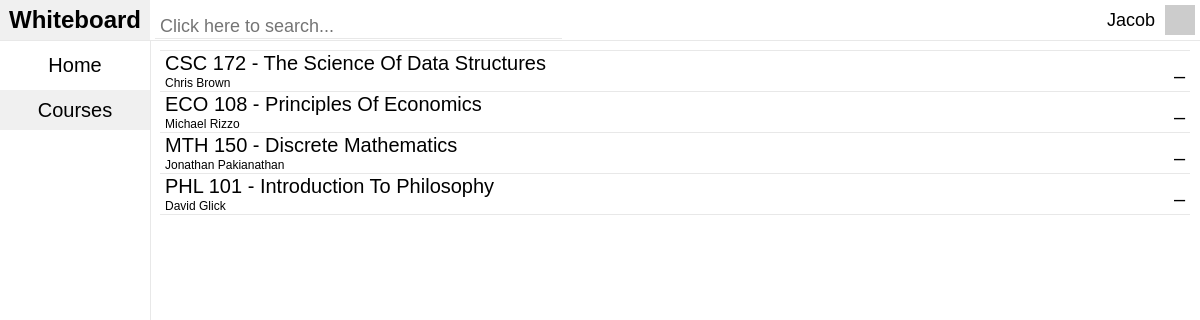
The app's page /site/courses.php (signed in) with its own data.
### tables this page shows
CREATE TABLE `sectionStudents` (
`sectionStudentID` int(10) unsigned NOT NULL,
  `is_active` tinyint(1) NOT NULL,
  `userID` int(10) unsigned NOT NULL,
  `sectionID` int(10) unsigned NOT NULL,
  `is_pass_fail` tinyint(1) NOT NULL,
  `is_satisfactory_fail` tinyint(1) NOT NULL,
  `is_no_credit` tinyint(1) NOT NULL
);

CREATE TABLE `courses` (
`courseID` int(10) unsigned NOT NULL,
  `school` varchar(64) NOT NULL,
  `department` char(3) NOT NULL,
  `number` smallint(3) unsigned NOT NULL,
  `type` enum('MAIN_COURSE','LAB','RECITATION','WORKSHOP') NOT NULL,
  `title` varchar(64) NOT NULL,
  `description` text NOT NULL,
  `credits` decimal(2,1) unsigned NOT NULL,
  `requirements` text,
  `clusters` text COMMENT 'This should be removed and expanded into a whole tables, but for now we''re not dealing with clusters and just leaving them as text.',
  `prerequisites` text,
  `cross_listed` text
);

CREATE TABLE `users` (
`userID` int(10) unsigned NOT NULL,
  `type` enum('STUDENT','TEACHER','ADMIN') NOT NULL,
  `username` varchar(64) NOT NULL,
  `password_hash` char(255) NOT NULL,
  `email` varchar(64) NOT NULL,
  `activation_hash` char(40) DEFAULT NULL,
  `is_active` tinyint(1) DEFAULT NULL COMMENT 'NULL = is banned',
  `password_reset_hash` char(40) DEFAULT NULL,
  `password_reset_time` int(10) unsigned DEFAULT NULL,
  `rememberme_token` char(64) DEFAULT NULL,
  `failed_logins` tinyint(3) unsigned NOT NULL DEFAULT '0' COMMENT 'Ban them after 255 failed logins',
  `last_failed_login_time` int(10) unsigned DEFAULT NULL,
  `registration_ip` varchar(39) DEFAULT NULL COMMENT 'Might remove this',
  `name_first` varchar(64) NOT NULL,
  `name_last` varchar(64) NOT NULL,
  `name_suffix` varchar(10) NOT NULL,
  `expected_graduation` smallint(5) unsigned DEFAULT NULL,
  `birth_year` smallint(6) NOT NULL,
  `birth_day` tinyint(2) DEFAULT NULL,
  `birth_month` tinyint(2) unsigned DEFAULT NULL,
  `registration_time` int(10) unsigned NOT NULL
);

### site/classes/Login.php (called while the page is built, shortened)
<?php
class Login
{
	public $db_connection = null;
	private $type = "";
	private $user_is_logged_in = false;
	public function databaseConnection()
	{
		if ($this->db_connection != null) {
			return true;
		} else {
			try {
				$this->db_connection = new PDO('mysql:host='. DB_HOST .';dbname='. DB_NAME . ';charset=utf8', DB_USER, DB_PASS);
				return true;
			} catch (PDOException $e) {
				$this->errors[] = "Database connection problem." . $e->getMessage();
			}
		}
		return false;
	}
	private function loginWithSessionData()
	{
		$this->email = $_SESSION['email'];
		$this->type = $_SESSION['type'];
		$this->user_is_logged_in = true;
	}
	public function isUserLoggedIn()
	{
		return $this->user_is_logged_in;
	}
	public function getType()
	{
		return $this->type;
	}
	public function getGravatarImageUrl($email, $s = 50, $d = 'mm', $r = 'g', $atts = array() )
	{
		$url = 'http://www.gravatar.com/avatar/';
		$url .= md5(strtolower(trim($email)));
		$url .= "?s=$s&d=$d&r=$r&f=y";
		$url = '<img src="' . $url . '"';
		$url .= ' />';
	}
}

### site/courses.php (the view, shortened to what this page needs)
<?php
require_once($_SERVER['DOCUMENT_ROOT'] .'/classes/Login.php');
require_once($_SERVER['DOCUMENT_ROOT'] .'/included/header.php');
?>
<link rel="stylesheet" type="text/css" href="../../included/css/courses.css">
<?php
if ($login->databaseConnection()) {
	if(isset($_GET['c'])) {
		echo "Loading...";
	} elseif(isset($_GET['s'])) {
		echo "Loading...";
	} else {
		echo "<div id='mainContentContainerContent' class='mainContentContainerContent'>";
		if($login->getType() == "TEACHER"){
			$query_sectionTeachers = $login->db_connection->prepare('SELECT * FROM sectionTeachers WHERE userID = :userID ORDER BY sectionID ASC');
				$query_sectionTeachers->bindValue(':userID', $_SESSION['userID'], PDO::PARAM_STR);
				$query_sectionTeachers->execute();
			if($query_sectionTeachers->rowCount() == 0) {
				echo "You do not currently teach any sections";
			}
			$i = 0;
			while($sectionTeachers = $query_sectionTeachers->fetchObject()) {
				$query_section = $login->db_connection->prepare('SELECT * FROM sections WHERE sectionID = :sectionID');
					$query_section->bindValue(':sectionID', $sectionTeachers->sectionID, PDO::PARAM_STR);
					$query_section->execute();
					$section = $query_section->fetchObject();
				$query_course = $login->db_connection->prepare('SELECT * FROM courses WHERE courseID = :courseID');
					$query_course->bindValue(':courseID', $section->courseID, PDO::PARAM_STR);
					$query_course->execute();
					$course = $query_course->fetchObject();
				$query_sectionTeacher = $login->db_connection->prepare('SELECT * FROM sectionTeachers WHERE sectionID = :sectionID');
					$query_sectionTeacher->bindValue(':sectionID', $section->sectionID, PDO::PARAM_STR);
					$query_sectionTeacher->execute();
					$sectionTeacher = $query_sectionTeacher->fetchObject();
				$query_sectionTeacherData = $login->db_connection->prepare('SELECT name_first, name_last FROM users WHERE userID = :userID');
					$query_sectionTeacherData->bindValue(':userID', $sectionTeacher->userID, PDO::PARAM_STR);
					$query_sectionTeacherData->execute();
					$sectionTeacherData = $query_sectionTeacherData->fetchObject();
				echo "<a href='../courses/?s=". $section->sectionID ."' class='noUnderline'>";
				echo "<div id='coursesCourseContainer' class='coursesCourseContainer' ". ((!$i++)? "style='border-top: solid 1px rgb(232,232,232);'" : "") ." >";
				echo "<div id='coursesCourseTitle' class='coursesCourseTitle'>";
				echo $course->department ." ". $course->number ." - ". ucwords(strtolower($course->title));
				echo "</div>";
				echo "<div id='coursesCourseTeacher' class='coursesCourseTeacher'>";
				if($sectionTeacherData->name_first == "") {
					echo "No instructor assigned";
				} else {
					echo "". $sectionTeacherData->name_first ." ". $sectionTeacherData->name_last ."";
				}
				echo "</div>";
				echo "</div>";
				echo "</a>";
			}
		} elseif($login->getType() == "STUDENT"){
			$query_sectionStudents = $login->db_connection->prepare('SELECT * FROM sectionStudents WHERE userID = :userID ORDER BY sectionID ASC');
				$query_sectionStudents->bindValue(':userID', $_SESSION['userID'], PDO::PARAM_STR);
				$query_sectionStudents->execute();
			$i = 0;
			while($sectionStudents = $query_sectionStudents->fetchObject()) {
				$query_section = $login->db_connection->prepare('SELECT * FROM sections WHERE sectionID = :sectionID');
					$query_section->bindValue(':sectionID', $sectionStudents->sectionID, PDO::PARAM_STR);
					$query_section->execute();
					$section = $query_section->fetchObject();
				$query_course = $login->db_connection->prepare('SELECT * FROM courses WHERE courseID = :courseID');
					$query_course->bindValue(':courseID', $section->courseID, PDO::PARAM_STR);
					$query_course->execute();
					$course = $query_course->fetchObject();
				$query_sectionTeacher = $login->db_connection->prepare('SELECT * FROM sectionTeachers WHERE sectionID = :sectionID');
					$query_sectionTeacher->bindValue(':sectionID', $section->sectionID, PDO::PARAM_STR);
					$query_sectionTeacher->execute();
					$sectionTeacher = $query_sectionTeacher->fetchObject();
				$query_sectionTeacherData = $login->db_connection->prepare('SELECT name_first, name_last FROM users WHERE userID = :userID');
					$query_sectionTeacherData->bindValue(':userID', $sectionTeacher->userID, PDO::PARAM_STR);
					$query_sectionTeacherData->execute();
					$sectionTeacherData = $query_sectionTeacherData->fetchObject();
				$query_sectionGrade = $login->db_connection->prepare('SELECT * FROM sectionGrades WHERE userID = :userID AND sectionID = :sectionID');
					$query_sectionGrade->bindValue(':userID', $_SESSION['userID'], PDO::PARAM_STR);
					$query_sectionGrade->bindValue(':sectionID', $section->sectionID, PDO::PARAM_STR);
					$query_sectionGrade->execute();
					$sectionGrade = $query_sectionGrade->fetchObject();
				echo "<a href='../courses/?s=". $section->sectionID ."' class='noUnderline'>";
				echo "<div id='coursesCourseContainer' class='coursesCourseContainer' ". ((!$i++)? "style='border-top: solid 1px rgb(232,232,232);'" : "") ." >";
				echo "<div id='coursesCourseTitle' class='coursesCourseTitle'>";
				echo $course->department ." ". $course->number ." - ". ucwords(strtolower($course->title));
				echo "</div>";
				echo "<div id='coursesCourseTeacher' class='coursesCourseTeacher'>";
				if($sectionTeacherData->name_first == "") {
					echo "No instructor assigned";
				} else {
					echo "". $sectionTeacherData->name_first ." ". $sectionTeacherData->name_last ."";
				}
				echo "</div>";
				echo "<div id='assignmentsAssignmentGrade' class='assignmentsAssignmentGrade'>";
				if($sectionGrade->grade != NULL) {
					echo round((double)$sectionGrade->grade, 2) ."%";
				} else {
					echo "&ndash;";
				}
				echo "</div>";
				echo "</div>";
				echo "</a>";
			}
		}
	}
} else {
	echo "There was an error with your request. Please try again later.";
}
include($_SERVER['DOCUMENT_ROOT'] .'/included/footer.php');
?>

### site/included/css/header.css (style rules this page uses)
body { font-family: Arial, sans-serif; font-size: 12px; margin: 0px; }
a { color: inherit; }
.mainContentContainerContent { padding:10px; overflow: auto; }
.noUnderline { text-decoration: none; }
.coursesCourseContainer { border-bottom: solid 1px rgb(232,232,232); height:40px; -webkit-transition: background-color .3s; padding-left:5px; padding-right:5px; }
.coursesCourseTitle { line-height: 25px; font-size: 20px; }
.coursesCourseTeacher { line-height: 15px; }

### site/included/css/courses.css (style rules this page uses)
.assignmentsAssignmentGrade { line-height: 50px; font-size: 20px; width: 100px; float: right; text-align: right; margin-top:-40px; }

### records on screen
sectionstudents: courses.department "CSC", courses.number "172", courses.title "The Science Of Data Structures", users.name_first "Chris", users.name_last "Brown"
sectionstudents: courses.department "ECO", courses.number "108", courses.title "Principles Of Economics", users.name_first "Michael", users.name_last "Rizzo"
sectionstudents: courses.department "MTH", courses.number "150", courses.title "Discrete Mathematics", users.name_first "Jonathan", users.name_last "Pakianathan"
sectionstudents: courses.department "PHL", courses.number "101", courses.title "Introduction To Philosophy", users.name_first "David", users.name_last "Glick"

### other values on screen
$_SESSION['name_first'] "Jacob"
